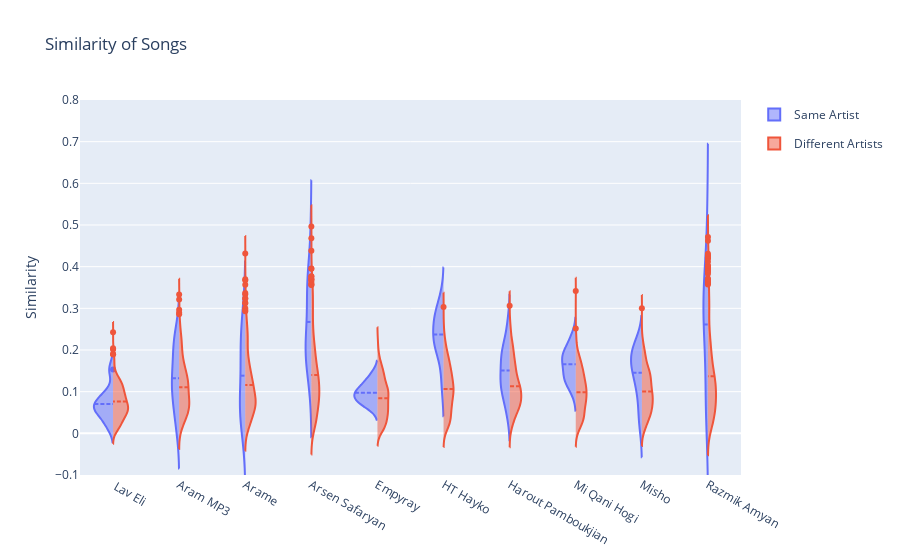

Here is the notebook cell this chart was saved with:
### Code cell
df_sim = artist_song_filter_df

fig = go.Figure()

fig.add_trace(go.Violin(x=df_sim['Artist_artist'][df_sim['same_artist']],
                        y=df_sim['vector_similarity'][df_sim['same_artist']],
                        legendgroup='Same Artist', scalegroup='Same Artist', name='Same Artist',
                        side='negative')
             )
fig.add_trace(go.Violin(x=df_sim['Artist_artist'][~df_sim['same_artist']],
                        y=df_sim['vector_similarity'][~df_sim['same_artist']],
                        legendgroup='Different Artists', scalegroup='Different Artists', name='Different Artists',
                        side='positive')
             )

fig.update_traces(meanline_visible=True)
fig.update_layout(violingap=0, violinmode='overlay')
fig.update_layout(title='Similarity of Songs')
fig.update_xaxes(range=[-0.5, 9.5])
fig.update_yaxes(range=[-0.1, 0.8], title='Similarity')
fig.show()

### Figure 1 — Plotly figure (JSON) as saved in the notebook; plotly's stock layout.template omitted (floating-point values rounded to 4 significant figures; data arrays with more than 128 entries replaced by an {"elided": "..."} marker saying what was removed)
{"data": [{"legendgroup": "Same Artist", "meanline": {"visible": true}, "name": "Same Artist", "scalegroup": "Same Artist", "side": "negative", "type": "violin", "x": {"elided": "506 str values"}, "y": {"elided": "506 float values"}}, {"legendgroup": "Different Artists", "meanline": {"visible": true}, "name": "Different Artists", "scalegroup": "Different Artists", "side": "positive", "type": "violin", "x": {"elided": "9614 str values"}, "y": {"elided": "9614 float values"}}], "layout": {"title": {"text": "Similarity of Songs"}, "violingap": 0, "violinmode": "overlay", "xaxis": {"range": [-0.5, 9.5]}, "yaxis": {"range": [-0.1, 0.8], "title": {"text": "Similarity"}}}}
